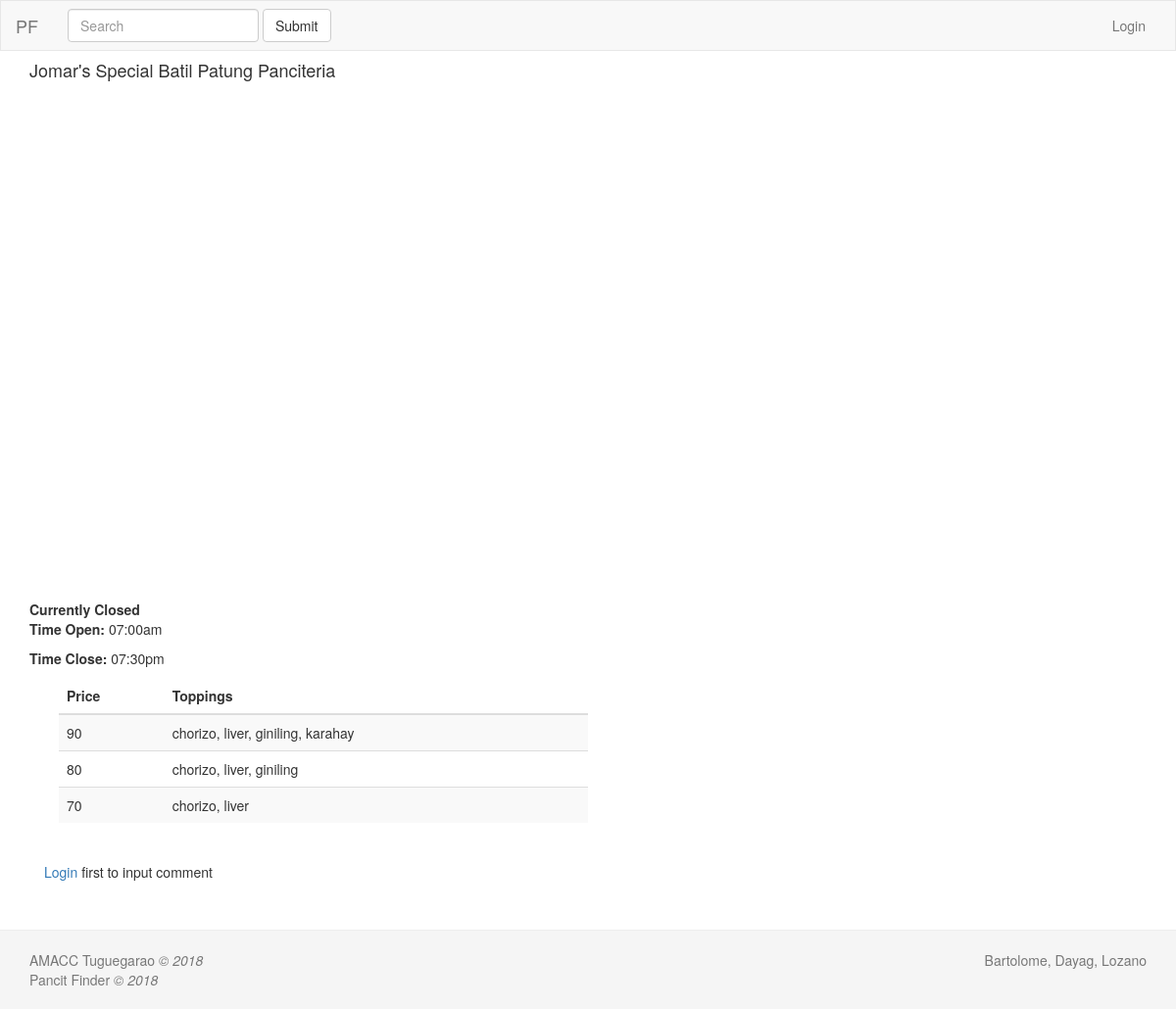
/pview/10, run on the app's committed database.
### tables this page shows
CREATE TABLE `tbl_pancit` (
  `p_id` int(4) NOT NULL,
  `p_name` varchar(256) NOT NULL,
  `p_imgLoc` varchar(256) NOT NULL,
  `p_loc` varchar(256) NOT NULL,
  `p_lat` varchar(256) NOT NULL,
  `p_lng` varchar(256) NOT NULL,
  `p_oTime` time NOT NULL,
  `p_cTime` time NOT NULL
);

CREATE TABLE `tbl_pprice` (
  `pp_id` int(4) NOT NULL,
  `pp_price` varchar(5) NOT NULL,
  `pp_topps` longtext NOT NULL,
  `p_id` int(4) NOT NULL
);

### application/controllers/Pancit.php (called while the page is built, shortened)
<?php
class Pancit extends CI_Controller{
	public function __construct(){
		$this->load->database();
		$this->load->model('pancit_model');
		$this->load->helper('url_helper');
	}
	public function pview($p_id){
		if ($p_id) {
			$data['pancits'] = $this->pancit_model->get_pancit($p_id);
			$data['pprices'] = $this->pancit_model->get_pprice($p_id);
			if ($data['pancits'] && $data['pprices']) {
				$data['title'] = $data['pancits']['p_name'] . '|Pancit Finder';
				$data['devs'] = DEV_NAME;
				$this->load->view('templates/head', $data);
				$this->load->view('templates/nav', $data);
				$this->load->view('pancit/pview',$data);
				$this->load->view('templates/footer', $data);
				$this->load->view('templates/tail', $data);
			}
			else{
				show_404();
			}
		}
		else{
			$this->index();
		}
	}
}
 ?>

### index.php (called while the page is built, shortened)
<?php
require_once BASEPATH.'core/CodeIgniter.php';

### application/models/pancit_model.php (called while the page is built, shortened)
<?php
class Pancit_model extends CI_Model{
	public function get_pancit($id = null){
		if($id===null){
			$rs = $this->db->get('tbl_pancit');
				return $rs->result_array();
		}
		else{
			$rs = $this->db->get_where('tbl_pancit', array('p_id' =>$id));
			return $rs->row_array();
		}
	}
	public function get_pprice($id = null){
		if(!($id===null)){
			$rs = $this->db->get_where('tbl_pprice', array('p_id' =>$id));
			return $rs->result_array();
		}
	}
}
?>

### application/views/pancit/pview.php (the view, shortened to what this page needs)
<div class="main">
<div class="container">
<?php
	extract($pancits);
	echo '<h4>'.$pancits['p_name'].'</h4>';
?>
	<div name="pmap" id="map" style="height: 480px;width: 100%"></div>
	<br><br>
<?php
	$status = 'Closed';
    echo "<b>Currently $status</b>";
	echo '
		<p><b>Time Open: </b>'.date('h:ia', strtotime($pancits['p_oTime'])).'</p>
		<p><b>Time Close: </b>'.date('h:ia', strtotime($pancits['p_cTime'])).'</p>
	';
 ?>
<div class="container">
<div class="table-responsive col col-md-6">
<table class="table table-striped">
    <thead>
      <tr>
        <th>Price</th>
        <th>Toppings</th>
      </tr>
    </thead>
    <tbody>
    <?php
    	foreach($pprices as $pprice){
    	echo '
    	<tr>
        <td>'.$pprice['pp_price'].'</td>
        <td>'.$pprice['pp_topps'].'</td>
      	</tr>';
      	}
    ?>
    </tbody>
</table>
</div>
</div>
<br>
<div class="container" id="commentDiv">
  <?php if(isset($_SESSION['user_session'])){
    echo '<form method="POST" id="comment_form">
          <div class="form-group">
           <textarea name="comment_content" id="comment_content" class="form-control" placeholder="Enter Comment" rows="5" minlength="1" maxlength="1000" required></textarea>
          </div>
          <div class="form-group">
           <input type="submit" name="submit" id="submit" class="btn btn-info" value="Submit" />
          </div>
          '.validation_errors().'
        </form>
        ';
  }
  elseif(isset($_SESSION['admin_session'])){
  }
  else{
    echo '<p><a href="'.base_url('login').'">Login</a> first to input comment</p>';
  }
  ?>
   <br />
</div>
</div>
<br><br>

### css/style.css (style rules this page uses)
html { position: relative; min-height: 100%; }
body { margin-bottom: 60px; display: block; }

### application/views/pancit/pview.php (style rules this page uses)
body { display: flex; min-height: 100vh; flex-direction: column; }

### data on the page
tbl_pancit: p_name "Jomar's Special Batil Patung Panciteria", p_oTime "07:00am", p_cTime "07:30pm"
tbl_pprice: pp_price "90", pp_topps "chorizo, liver, giniling, karahay"
tbl_pprice: pp_price "80", pp_topps "chorizo, liver, giniling"
tbl_pprice: pp_price "70", pp_topps "chorizo, liver"

### other printed values
$status "Closed"
$devs "Bartolome, Dayag, Lozano"
